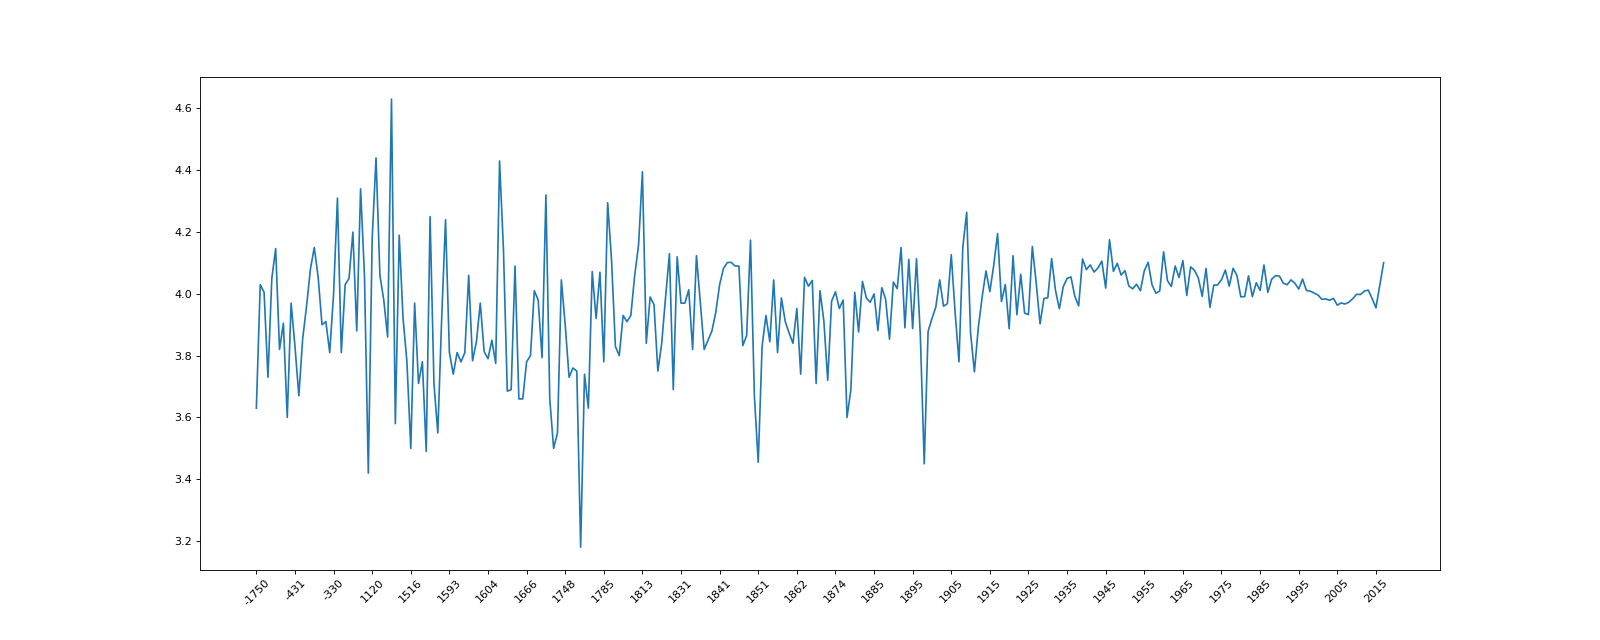

Write the Python code that produced this figure.
#-*-coding:utf-8-*- 
"""
 @anthor:coingzhe
 @contact:[email redacted]
 @time:2019/10/24上午9:16
 """

# 不同年份书的平均评分情况
from matplotlib import pyplot as plt
import pandas as pd

file_path = './books.csv'
df = pd.read_csv(file_path)
# 去除nan的行
data1 = df[pd.notnull(df['original_publication_year'])]
# 不同年份书的平均评分情况
grouped = data1['average_rating'].groupby(by=data1['original_publication_year']).mean()
print(grouped)

_x = grouped.index
_y = grouped.values

plt.figure(figsize=(20,8),dpi=80)

plt.plot(range(len(_x)),_y)
# 数量太多太恶心 取步长
plt.xticks(list(range(len(_x)))[::10],_x[::10].astype(int),rotation=45)
plt.savefig('./test10.png')
plt.show()
